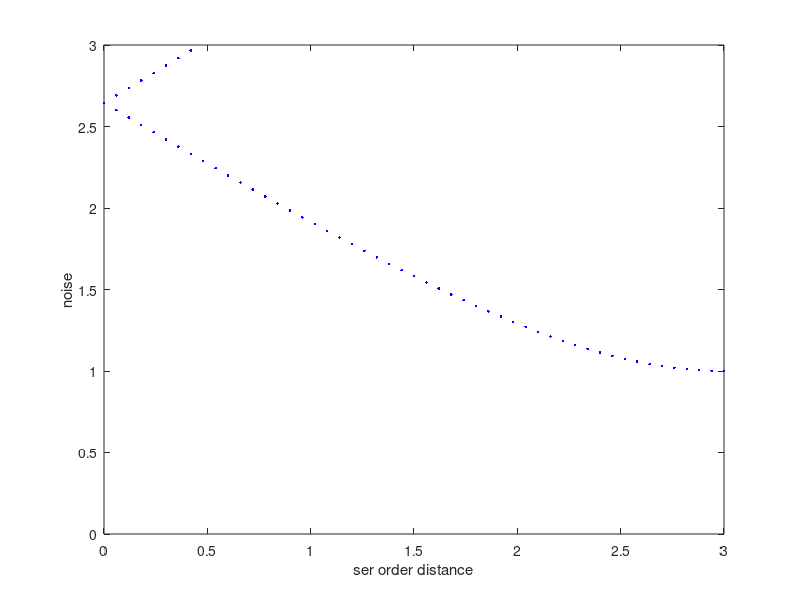

Write MATLAB code to recreate this figure.
%plot the drug combination functions in performance space (only first order
%approx)

%plot the drug combination functions in performance space..

C=[-3:0.01:3];
B=1-2*C;
A=1-3*B-3*C;
noise=sqrt(A.^2+3*B.^2+3*C.^2);
sec_order=6*abs(1-C)+3*abs(1-B-2*C);


plot(sec_order,noise,'.b');
hold on
xlabel('ser order distance');
ylabel('noise');
xlim([0,3]);
ylim([0,3]);
hold off


